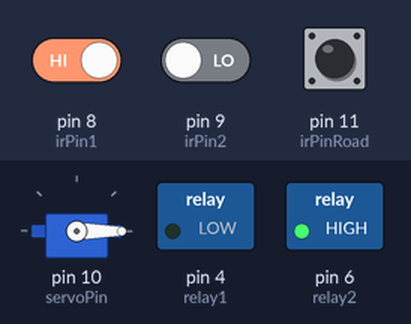
Recording of a sketch running on a simulated Arduino Uno, built with avr-gcc and run on an emulated ATmega328P. Parts: servo, switched loads named in the sketch (green lamp = pin HIGH). Inputs (shaded band) come from the test bench; at power-on: pin 11 (irPinRoad) LOW, pin 9 (irPin2) LOW, pin 8 (irPin1) HIGH. What the sketch prints to the serial monitor is not drawn.

Above: at 1.2 s.
1.3 s: pin 11 (irPinRoad) pulsed HIGH 2 times (0.12 s each, 0.3 s apart)
At 2.8 s:
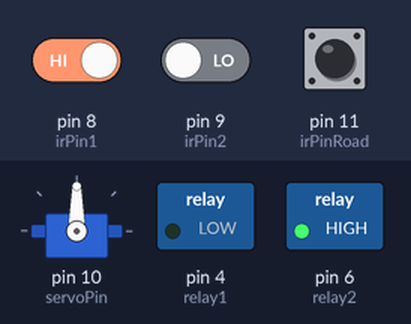
4.9 s: pin 9 (irPin2) driven HIGH
At 7.7 s:
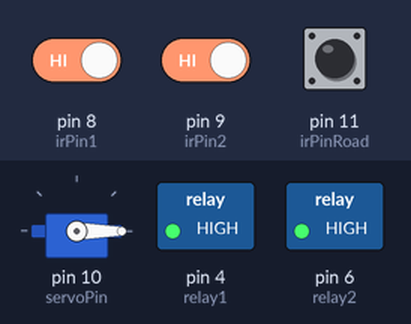
7.9 s: pin 8 (irPin1) driven LOW
At 11.1 s:
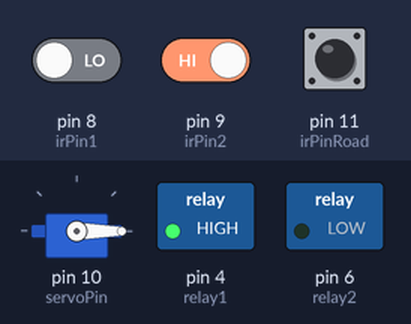
Timing chart, 0 to 15.6 s (numbered marks = the images above; inputs shaded):
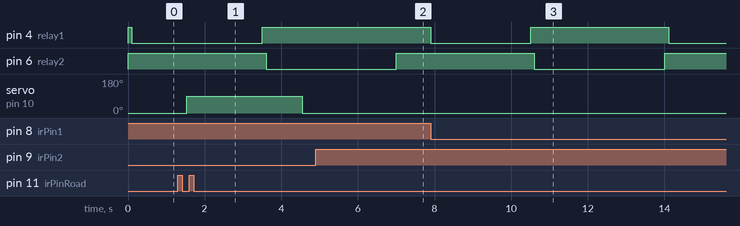

The sketch:

FInal_Sketch_2.0.1.ino
```cpp
#include <Servo.h>

//pins of the modules
const int irPinRoad = 11;
const int servoPin = 10;
const int irPin1 = 8;
const int irPin2 = 9;
const int relay1 = 4;
const int relay2 = 6;

Servo servo;

//set time intervals
const unsigned long bridgeInterval = 3500;
const unsigned long irInterval = 100;
const unsigned long servoDuration = 3000;

//check variables
bool hasEntered = false;
bool hasRun1 = false;
bool hasRun2 = false;
bool moved = false;

// Variables for timing ir of road
unsigned long previousIr = 0;

//Variable for timing servo
unsigned long previousServo = 0;


//Variables for timing Bridge
unsigned long previousBridge = 0;
unsigned long currentTime = 0;

// Variables for calculating speed
int counter = 0;
int reading = 0;
int fcount = 0;

void setup() {

  //bridge
  pinMode(irPin1, INPUT);
  pinMode(irPin2, INPUT);
  pinMode(relay1, OUTPUT);
  pinMode(relay2, OUTPUT);
  digitalWrite(relay1, HIGH);
  digitalWrite(relay2, HIGH);

  //road
  pinMode(irPinRoad, INPUT);

  //DEBUG Serial
  Serial.begin(9600);

  //set servo
  servo.attach(servoPin);
  servo.write(0);
}

void loop() {
  carStopper();
  moveBridge();
}


void carStopper(){
  currentTime = millis();
  if (currentTime - previousIr >= irInterval) {
    previousIr = currentTime;
    reading = digitalRead(irPinRoad);
  }
  if (reading == 1) {
    counter++;
  } else {
    fcount = counter;
    counter = 0;
  }
  Serial.println(fcount);
  if (fcount != 0 && fcount <= 300 && !moved) {
    Serial.println("Servo Moved");
    servo.write(90);
    moved = true;
    currentTime = millis();
    previousServo = currentTime;
  }
  if (moved) {
    currentTime = millis();
    if (currentTime - previousServo >= servoDuration) {
      previousServo = currentTime;
      Serial.println("Servo Returned");
      servo.write(0);
      moved = false;
    }
  }
}

void moveBridge() {
  currentTime = millis();
  if (currentTime - previousBridge >= irInterval) {
    if (digitalRead(irPin1) == LOW || digitalRead(irPin2) == LOW) {
      if (hasEntered) {
        hasRun2 = true;
        digitalWrite(relay2, LOW);
      } else {
        hasRun1 = true;
        digitalWrite(relay1, LOW);
      }
    }
  }
  if (hasRun1) {
    currentTime = millis();

    if (currentTime - previousBridge >= bridgeInterval) {
      previousBridge = currentTime;
      digitalWrite(relay1, HIGH);
      hasEntered = true;
      hasRun1 = false;
    }
  }
  else if (hasRun2) {
    currentTime = millis();

    if (currentTime - previousBridge >= bridgeInterval) {
      previousBridge = currentTime;
      digitalWrite(relay2, HIGH);
      hasEntered = false;
      hasRun2 = false;
    }
  }
}
```

Measured:
- after the input at 1.3 s, servo on pin 10 (servoPin): 0° → 90° after 0.23 s, → 0° 3.0 s later
- after the input at 4.9 s, pin 4 (relay1): stays HIGH (without the input it goes to LOW after 2.2 s)
- after the input at 7.9 s, pin 4 (relay1): HIGH → LOW at once, → HIGH 2.6 s later, → LOW 3.6 s later; pin 6 (relay2): HIGH → LOW after 2.7 s, → HIGH 3.4 s later
